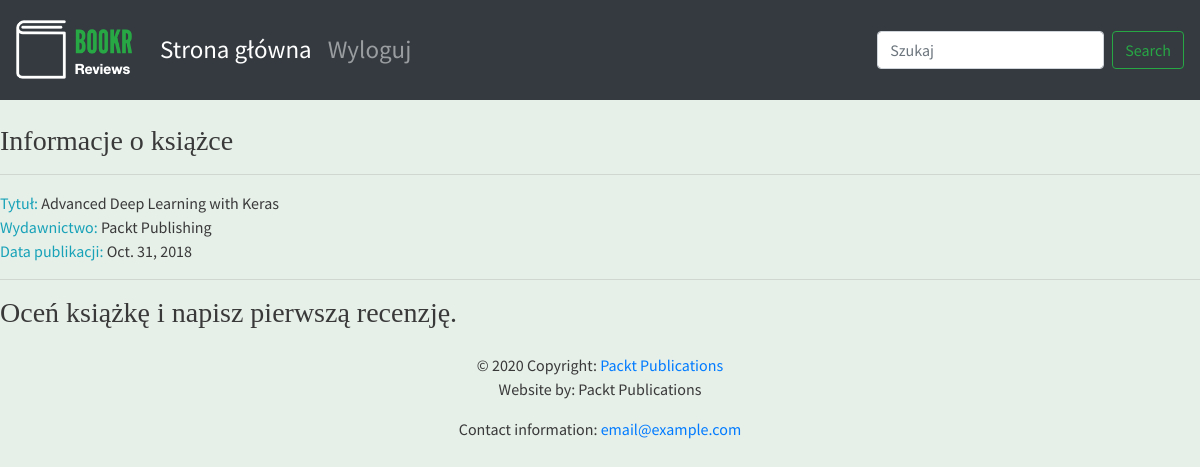
/books/1/, run on an earlier commit of the app's database.
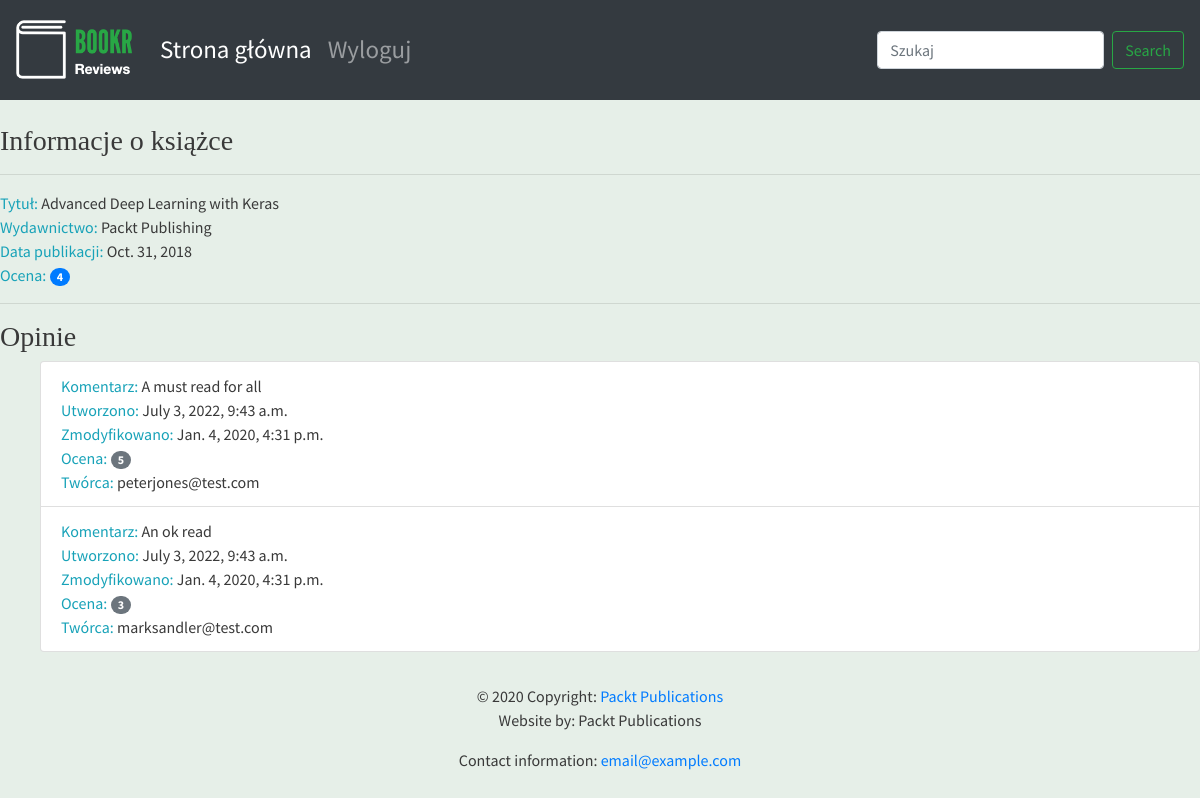
And on a later commit of the database.
### reviews/models.py (models this page shows, shortened)
class Book(models.Model):
    title = models.CharField(max_length=70, help_text="Tytuł książki.")
    publication_date = models.DateField(verbose_name="Data publikacji książki.")
    isbn = models.CharField(max_length=20, verbose_name="Numer ISBN książki.")
    publisher = models.ForeignKey(Publisher, on_delete=models.CASCADE)
    contributors = models.ManyToManyField('Contributor', through="BookContributor")

class Publisher(models.Model):
    name = models.CharField(max_length=50, help_text="Nazwa wydawnictwa.")
    website = models.URLField(help_text="Witryna wydawnictwa.")
    email = models.EmailField(help_text="Adres e-mail wydawnictwa.")
    def __str__(self):
        return self.name

class Review(models.Model):
    content = models.TextField(help_text="Tekst recenzji.")
    rating = models.IntegerField(help_text="Ocena użytkownika.")
    date_created = models.DateTimeField(auto_now_add=True, help_text="Data i czas utworzenia recenzji.")
    date_edited = models.DateTimeField(null=True, help_text="Data i czas ostatniej edycji recenzji.")
    creator = models.ForeignKey(get_user_model(), on_delete=models.CASCADE)
    book = models.ForeignKey(Book, on_delete=models.CASCADE, help_text="Recenzowana książka.")

### reviews/views.py (the view)
# urls.py: path('books/<int:pk>/', book_detail, name="book_detail"),
def book_detail(request, pk):
    book = get_object_or_404(Book, pk=pk)
    reviews = book.review_set.all()
    if reviews:
        book_rating = average_rating([review.rating for review in reviews])
        context = {
            "book": book,
            "book_rating": book_rating,
            "reviews": reviews
        }
    else:
        context = {
            "book": book,
            "book_rating": None,
            "reviews": None
        }
    return render(request, "reviews/book_detail.html", context)

### reviews/utils.py (called while the page is built)
def average_rating(rating_list):
    if not rating_list:
        return 0
    return round(sum(rating_list)/len(rating_list))

### reviews/templates/reviews/book_detail.html
{% extends 'reviews/reviews_base.html' %}
{% block content %}
      <br>
      <h3>Informacje o książce</h3>
      <hr>
      <span class="text-info">Tytuł: </span> <span>{{ book.title }}</span>
      <br>
      <span class="text-info">Wydawnictwo: </span><span>{{ book.publisher }}</span>
      <br>
      <span class="text-info">Data publikacji: </span><span>{{ book.publication_date }}</span>
      <br>
      {% if not reviews %}
            <hr>
            <h3>Oceń książkę i napisz pierwszą recenzję.</h3>
      {% else %}
            <span class="text-info">Ocena: </span><span class="badge badge-primary badge-pill">{{ book_rating }}</span>
            <br>
            <hr>
            <h3>Opinie</h3>
            <ul>
            {% for review in reviews %}
                  <li class="list-group-item">
                        <span class="text-info">Komentarz: </span> <span>{{ review.content }}</span>
                        <br>
                        <span class="text-info">Utworzono: </span><span>{{ review.date_created }}</span>
                        <br>
                        <span class="text-info">Zmodyfikowano: </span><span>{{ review.date_edited }}</span>
                        <br>
                        <span class="text-info">Ocena: </span><span class="badge badge-secondary badge-pill">{{ review.rating }}</span>
                        <br>
                        <span class="text-info">Twórca: </span><span>{{ review.creator.username }}</span>
                        <br>
                  </li>
            {% endfor %}
            </ul>
      {% endif %}
{% endblock %}

### reviews/templates/reviews/reviews_base.html
{% extends 'base.html' %}
{% load static %}
{% block brand %}<img src="{% static 'reviews/logo.png' %}">{% endblock %}

### templates/base.html (shortened to what this page needs)
<!doctype html>
{% load static %}
<html lang="en">
  <head>
    <link rel="stylesheet" href="https://stackpath.bootstrapcdn.com/bootstrap/4.4.1/css/bootstrap.min.css">
    <link rel="stylesheet" href="https://cdnjs.cloudflare.com/ajax/libs/font-awesome/4.7.0/css/font-awesome.min.css">
    <link rel="stylesheet" href="{% static 'main.css' %}">
  </head>
  <body>
        <nav class="navbar navbar-expand-sm navbar-dark bg-dark sticky-top">
          <a class="navbar-brand" href="/">{% block brand %}<img src="{% static 'logo.png' %}">{% endblock %}</a>
          <div class="collapse navbar-collapse" id="navbarSupportedContent">
            <ul class="navbar-nav mr-auto">
              <li class="nav-item active">
                <a class="nav-link" href="/books/">Strona główna <span class="sr-only">(current)</span></a>
              </li>
              <li class="nav-item">
                <a class="nav-link" href="#">Wyloguj</a>
              </li>
            </ul>
            <form action="{% url 'book_search' %}" class="form-inline my-2 my-lg-0">
             <input class="form-control mr-sm-2" type="search" placeholder="Szukaj" aria-label="Search" name="search" value="{{ search_text }}" minlength="3">
              <button class="btn btn-outline-success my-2 my-sm-0" type="submit">Search</button>
            </form>
          </div>
        </nav>
        {% block content %}{% endblock %}
  <footer class="page-footer font-small blue">
    <div class="footer-copyright text-center py-3">© 2020 Copyright:
      <a href="https://www.packtpub.com"> Packt Publications</a>
      <p>Website by: Packt Publications</p>
      <p>Contact information: <a href="mailto:email@example.com">email@example.com</a></p>
    </div>
  </footer>
  </body>
</html>

### static/main.css (style rules this page uses)
.navbar { min-height: 100px; font-size: 25px; }
.navbar-brand { font-size: 25px; }
.navbar-brand > img { height: 60px; }
body { font-family: 'Source Sans Pro', sans-serif; background-color: #e6efe8; color: #393939; }
h1, h2, h3, h4, h5, h6 { font-family: 'Libre Baskerville', serif; }

What changed in the data, as far as the page shows it:
added Review: content "A must read for all", date_created "July 3, 2022, 9:43 a.m.", date_edited "Jan. 4, 2020, 4:31 p.m.", rating "5", creator.username "peterjones@test.com"
added Review: content "An ok read", date_created "July 3, 2022, 9:43 a.m.", date_edited "Jan. 4, 2020, 4:31 p.m.", rating "3", creator.username "marksandler@test.com"
Also different on the page:
{{ book_rating }}: (not shown) → "4"
text no longer shown: "Oceń książkę i napisz pierwszą recenzję."
text now shown: "Ocena: Opinie"
